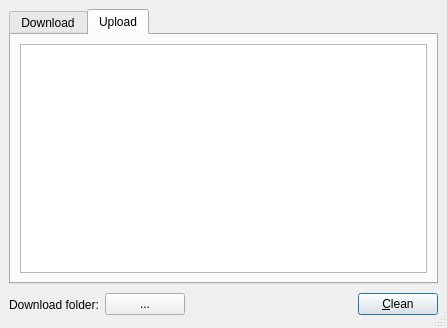
<ui version="4.0" >
 <author></author>
 <comment></comment>
 <exportmacro></exportmacro>
 <class>FileTransferDialog</class>
 <widget class="QDialog" name="FileTransferDialog" >
  <property name="geometry" >
   <rect>
    <x>0</x>
    <y>0</y>
    <width>447</width>
    <height>328</height>
   </rect>
  </property>
  <property name="windowTitle" >
   <string>WengoPhone - File Transfer Manager</string>
  </property>
  <property name="sizeGripEnabled" >
   <bool>true</bool>
  </property>
  <layout class="QGridLayout" >
   <property name="margin" >
    <number>9</number>
   </property>
   <property name="spacing" >
    <number>6</number>
   </property>
   <item row="0" column="0" colspan="4" >
    <widget class="QTabWidget" name="tabWidget" >
     <property name="focusPolicy" >
      <enum>Qt::StrongFocus</enum>
     </property>
     <property name="tabPosition" >
      <enum>QTabWidget::North</enum>
     </property>
     <property name="tabShape" >
      <enum>QTabWidget::Rounded</enum>
     </property>
     <property name="currentIndex" >
      <number>1</number>
     </property>
     <widget class="QWidget" name="DownloadTab" >
      <attribute name="title" >
       <string>Download</string>
      </attribute>
      <layout class="QGridLayout" >
       <property name="margin" >
        <number>9</number>
       </property>
       <property name="spacing" >
        <number>6</number>
       </property>
       <item row="0" column="0" >
        <widget class="QListWidget" name="downloadTransferListWidget" >
         <property name="editTriggers" >
          <set>QAbstractItemView::NoEditTriggers</set>
         </property>
         <property name="alternatingRowColors" >
          <bool>true</bool>
         </property>
         <property name="selectionMode" >
          <enum>QAbstractItemView::NoSelection</enum>
         </property>
        </widget>
       </item>
      </layout>
     </widget>
     <widget class="QWidget" name="UploadTab" >
      <attribute name="title" >
       <string>Upload</string>
      </attribute>
      <layout class="QGridLayout" >
       <property name="margin" >
        <number>9</number>
       </property>
       <property name="spacing" >
        <number>6</number>
       </property>
       <item row="0" column="0" >
        <widget class="QListWidget" name="uploadTransferListWidget" >
         <property name="editTriggers" >
          <set>QAbstractItemView::NoEditTriggers</set>
         </property>
         <property name="alternatingRowColors" >
          <bool>true</bool>
         </property>
         <property name="selectionMode" >
          <enum>QAbstractItemView::NoSelection</enum>
         </property>
        </widget>
       </item>
      </layout>
     </widget>
    </widget>
   </item>
   <item row="1" column="2" >
    <spacer>
     <property name="orientation" >
      <enum>Qt::Horizontal</enum>
     </property>
     <property name="sizeHint" >
      <size>
       <width>101</width>
       <height>29</height>
      </size>
     </property>
    </spacer>
   </item>
   <item row="1" column="1" >
    <widget class="QPushButton" name="pathButton" >
     <property name="toolTip" >
      <string>Click here to change your download folder</string>
     </property>
     <property name="text" >
      <string>...</string>
     </property>
     <property name="icon" >
      <iconset resource="../wengophone.qrc" >:/pics/filetransfer/download_folder.png</iconset>
     </property>
     <property name="autoDefault" >
      <bool>false</bool>
     </property>
     <property name="flat" >
      <bool>false</bool>
     </property>
    </widget>
   </item>
   <item row="1" column="0" >
    <widget class="QLabel" name="label_2" >
     <property name="text" >
      <string>Download folder:</string>
     </property>
    </widget>
   </item>
   <item row="1" column="3" >
    <widget class="QPushButton" name="cleanButton" >
     <property name="toolTip" >
      <string>Clean all items in the list</string>
     </property>
     <property name="text" >
      <string>&amp;Clean</string>
     </property>
     <property name="icon" >
      <iconset resource="../wengophone.qrc" >:/pics/filetransfer/cleanup.png</iconset>
     </property>
    </widget>
   </item>
  </layout>
 </widget>
 <pixmapfunction></pixmapfunction>
 <resources/>
 <connections/>
</ui>
